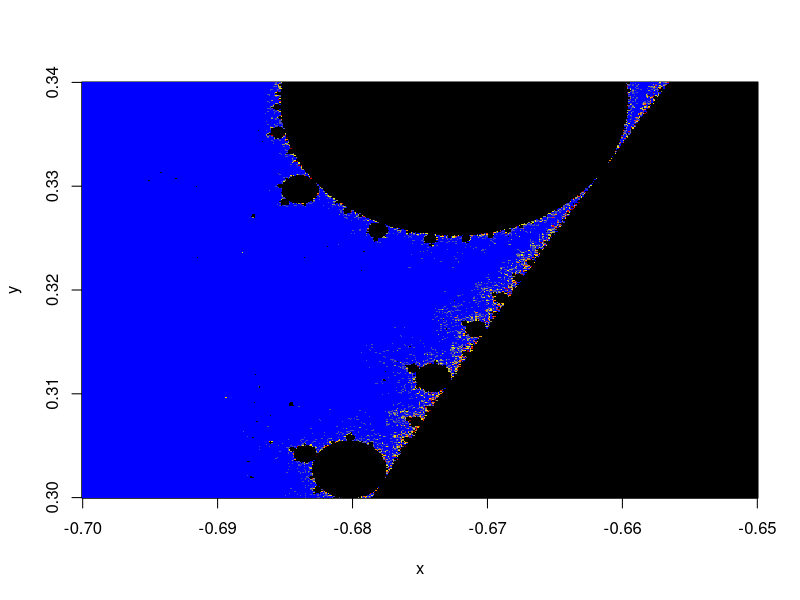

This figure's R source:
# Mandelbrot.R

# Parameters

cols <- colorRampPalette(c("blue","yellow","red","black"))(11)
xmin = -0.70
xmax = -0.65
nx = 500
ymin = 0.30
ymax = 0.34
ny = 500
n = 10000

# Variables

x <- seq(xmin, xmax, length.out = nx)
y <- seq(ymin, ymax, length.out = ny)
c <- outer(x,y*1i,FUN = "+")
z <- matrix(0.0, nrow = length(x), ncol = length(y))
k <- matrix(0.0, nrow = length(x), ncol = length(y))

for(rep in 1:n) {
  print(rep)
  index <- which(Mod(z)<2)
  z[index] <- z[index]^2 + c[index]
  k[index] <- k[index] + 1
}

image(x,y,k, col = cols)